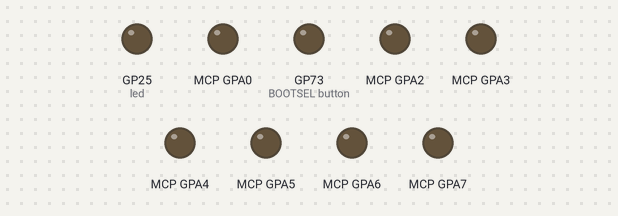
Simulated run of this program. Board: Raspberry Pi Pico running MicroPython. Shown: output pins drawn as LEDs (lit = HIGH). The clock reads 2024-03-15 10:24:30 at power-on unless the program sets it; files the program writes start out absent; the interpreter's speed is modelled, so counts of loop turns are approximate; pins used as bus, display or sensor lines are not drawn; what the program prints to the serial console is not drawn.

Above: at 0.04 s.
At 0.9 s:
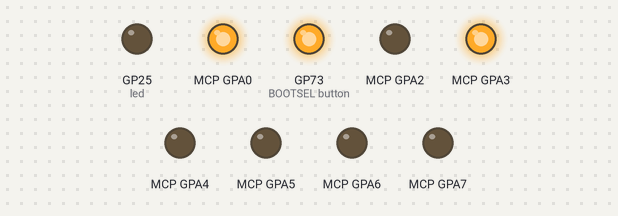
At 1.59 s:
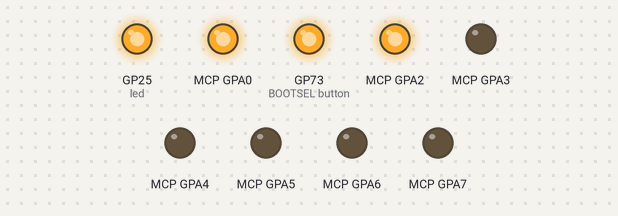
At 2.27 s:
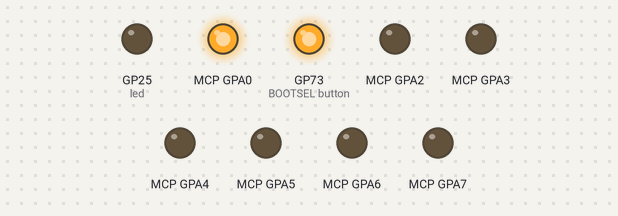
At 3.35 s:
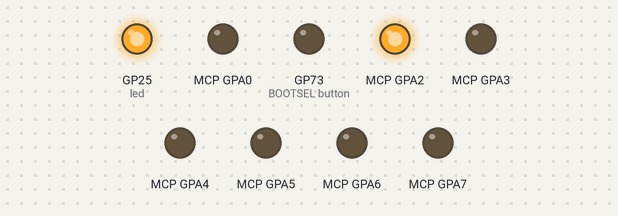
At 4.51 s:
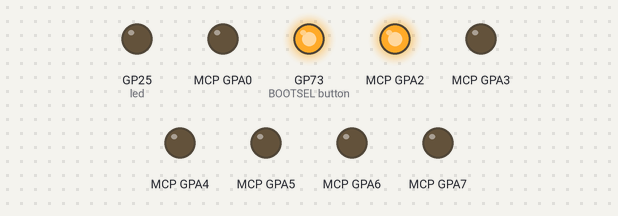
Timing chart, 0 to 4.8 s (numbered marks = the images above):
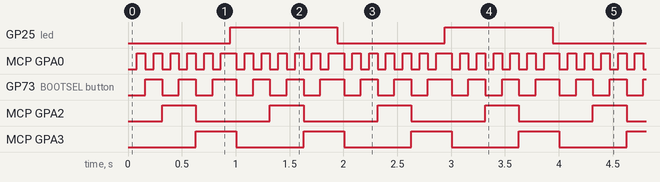

Measured:
- by itself, GP25 (led): alternates HIGH for 1.0 s and LOW for 1.0 s
- by itself, MCP GPA0: repeats every 1.0 s: 4 × (LOW 0.08 s, HIGH 0.08 s), LOW 0.08 s, HIGH 0.14 s, LOW 0.08 s, HIGH 0.08 s
- by itself, GP73 (BOOTSEL button): alternates HIGH for 0.16 s and LOW for 0.16 s
- by itself, MCP GPA2: alternates HIGH for 0.31 s and LOW for 0.69 s
- by itself, MCP GPA3: alternates HIGH for 0.38 s and LOW for 0.62 s

The program:

main.py
```python
# main.py  --  runs automatically when the Pico powers up.
#
# This is the Pico's equivalent of the systemd auto-start on the Zero W: whatever
# is in main.py executes on boot. Keeping it a one-liner means all the real logic
# stays in logger.py, and you can still stop/inspect from the REPL.
#
# To run the wiring self-test instead of logging, comment out the two lines below
# and, from the REPL (e.g. Thonny), type:  import selftest

import logger
logger.main()
```

logger.py
```python
#!/usr/bin/env micropython
# logger.py  --  headless 12-device chronoamperometry logger (Raspberry Pi Pico)
#
# MicroPython port of the AIRBORNE logger.py (was Raspberry Pi Zero W / Python 3).
# Holds all 12 devices at +0.5 V and logs current once per second to two CSV files
# on an SD card. No GUI. The onboard LED blinks as a "running" heartbeat. Launched
# automatically on boot by main.py.
#
# What changed from the Zero W version, and why:
#   smbus / spidev            -> machine.I2C / machine.SPI    (in var.py / settings.py)
#   systemd auto-start        -> main.py (MicroPython runs it on boot)
#   /sys/class/leds LED        -> machine.Pin(25) onboard LED
#   signal (SIGTERM/SIGINT)   -> try/except KeyboardInterrupt (Ctrl-C in the REPL)
#   csv module                -> rows written by hand (",".join)
#   datetime                  -> time.localtime()  (see CLOCK note)
#   time.monotonic            -> time.ticks_ms + accumulated elapsed (wrap-safe)
#   os.fsync per row          -> f.flush() per row (MicroPython FAT flush = f_sync)
#   data to the Pi's own SD    -> data to an SD-card module on SPI1 (see var.py)

import os
import time
from machine import Pin, SPI

import var
from var import (LOCKWR, LOCKRO, TIA_SETTING, REFCN_BIAS_0V5,
                 MODECN_OP_MODE_3LEADAMPC, MODECN_OP_MODE_DEEPSLEEP,
                 TIACN_TIAG_35_0_RLOAD_010, N_DEVICES, V_REPORT,
                 SD_SCK, SD_MOSI, SD_MISO, SD_CS)
from settings import (init, readadc, raw_to_current, device_ohms,
                      mux_init, mux_select)

# ---------------------------------------------------------------------------
# Tunable run parameters (milliseconds; the Zero W version used seconds)
# ---------------------------------------------------------------------------
SCAN_INTERVAL_MS = 1000    # start-to-start spacing of each 12-device scan
SETTLE_MS        = 3       # pause after switching mux channel before reading
AVG_WINDOW_MS    = 75      # per device: read back-to-back this long, then average
#   (SETTLE_MS + AVG_WINDOW_MS) x 12 ~= 936 ms, leaving margin in the 1 s interval.
#   The window spans several 50/60 Hz mains cycles (rejects hum); the read COUNT
#   inside it beats down random noise ~sqrt(N). Startup prints reads/device.

OUTPUT_DIR = "/sd/Results"
SD_MOUNT   = "/sd"

PRINT_TO_TERMINAL = True    # aligned table over USB serial; harmless if untethered
TERM_HEADER_EVERY = 20

LED_PIN = 25                # plain Pico onboard LED (a Pico W would use Pin("LED"))

# ---------------------------------------------------------------------------
# CLOCK: a bare Pico has no real-time clock, so time.localtime() counts from a
# fixed epoch at power-on -- iso_timestamp is boot-relative, not true wall time,
# until you set machine.RTC() or add a DS3231. elapsed_s is ALWAYS exact. Run
# files are numbered, not time-stamped, so a reboot never overwrites a prior run
# even without a real clock.
# ---------------------------------------------------------------------------

RUNNING = True


def iso_now():
    t = time.localtime()
    return "{:04d}-{:02d}-{:02d}T{:02d}:{:02d}:{:02d}".format(
        t[0], t[1], t[2], t[3], t[4], t[5])


class LED:
    def __init__(self, pin):
        try:
            self.p = Pin(pin, Pin.OUT, value=0)
        except Exception:
            self.p = None

    def set(self, on):
        if self.p:
            try:
                self.p.value(1 if on else 0)
            except Exception:
                pass

    def error_blink(self):
        # Fast blink forever = a startup fault (no SD card, bad wiring, etc.).
        while True:
            self.set(True);  time.sleep_ms(100)
            self.set(False); time.sleep_ms(100)


def mount_sd():
    # Needs the standard MicroPython "sdcard.py" driver on the board.
    import sdcard
    spi_sd = SPI(1, baudrate=1000000,
                 sck=Pin(SD_SCK), mosi=Pin(SD_MOSI), miso=Pin(SD_MISO))
    cs_sd = Pin(SD_CS, Pin.OUT)
    sd = sdcard.SDCard(spi_sd, cs_sd)
    os.mount(sd, SD_MOUNT)


def ensure_dir(path):
    try:
        os.mkdir(path)
    except OSError:
        pass  # already exists


def next_run_index(results_dir):
    # New, unused run number so reboots never overwrite an earlier run.
    try:
        files = os.listdir(results_dir)
    except OSError:
        return 0
    mx = -1
    for fn in files:
        if fn.startswith("chrono_") and fn.endswith(".csv") and "_detail" not in fn:
            try:
                mx = max(mx, int(fn[7:-4]))
            except ValueError:
                pass
    return mx + 1


# Per-row durability. On MicroPython's FAT filesystem, f.flush() maps to FatFs
# f_sync(), which writes the file's data, directory entry and FAT to the card --
# so a power cut costs at most the row in progress. os.sync() (if present) adds a
# belt-and-suspenders block-device flush.
_HAS_SYNC = hasattr(os, "sync")


def durable(files):
    for f in files:
        f.flush()
    if _HAS_SYNC:
        os.sync()


def main():
    led = LED(LED_PIN)

    # --- mount the SD card -------------------------------------------------
    try:
        mount_sd()
    except Exception as e:
        print("SD mount failed:", e)
        print("Check: card inserted; VCC on 5 V (NOT 3.3 V); wiring to SPI1 "
              "(SCK GP{}, MOSI GP{}, MISO GP{}, CS GP{}); sdcard.py on the board."
              .format(SD_SCK, SD_MOSI, SD_MISO, SD_CS))
        led.error_blink()          # never returns

    ensure_dir(OUTPUT_DIR)

    # --- configure the analog front end ------------------------------------
    try:
        mux_init()
        init(LOCKWR, TIA_SETTING, REFCN_BIAS_0V5, MODECN_OP_MODE_3LEADAMPC)
    except OSError as e:
        print("Front-end init failed (LMP @0x48 / MCP @0x{:02x} on I2C):"
              .format(var.MCP_ADDR), e)
        led.error_blink()          # never returns

    # --- open the two output files -----------------------------------------
    idx = next_run_index(OUTPUT_DIR)
    fname_main = "{}/chrono_{:04d}.csv".format(OUTPUT_DIR, idx)
    fname_detail = "{}/chrono_{:04d}_detail.csv".format(OUTPUT_DIR, idx)

    hdr_main = ["iso_timestamp", "elapsed_s"]
    hdr_detail = ["iso_timestamp", "elapsed_s"]
    for d in range(N_DEVICES):
        hdr_main.append("dev{:02d}_current_uA".format(d))
        hdr_detail += ["dev{:02d}_raw".format(d),
                       "dev{:02d}_actual_uA".format(d),
                       "dev{:02d}_R_ohm".format(d)]

    f_main = open(fname_main, "w")
    f_detail = open(fname_detail, "w")
    f_main.write(",".join(hdr_main) + "\n")
    f_detail.write(",".join(hdr_detail) + "\n")
    durable((f_main, f_detail))
    print("Logging to", fname_main)
    print("       and", fname_detail)

    # --- main loop ---------------------------------------------------------
    last = time.ticks_ms()
    elapsed_ms = 0
    reported = False
    scan = 0

    try:
        while RUNNING:
            cycle_start = time.ticks_ms()
            # wrap-safe accumulated elapsed (per-scan deltas are ~1 s, always valid)
            elapsed_ms += time.ticks_diff(cycle_start, last)
            last = cycle_start
            elapsed_s = elapsed_ms / 1000.0
            ts = iso_now()

            row_main = [ts, "{:.3f}".format(elapsed_s)]
            row_detail = [ts, "{:.3f}".format(elapsed_s)]
            raws = []
            ohms = []
            reads_dev0 = 0

            for dev in range(N_DEVICES):
                mux_select(dev)
                if SETTLE_MS > 0:
                    time.sleep_ms(SETTLE_MS)
                # Read back-to-back for AVG_WINDOW_MS and average all reads taken.
                acc = 0
                n = 0
                w0 = time.ticks_ms()
                while time.ticks_diff(time.ticks_ms(), w0) < AVG_WINDOW_MS:
                    acc += readadc()
                    n += 1
                raw_mean = acc / n if n else 0
                _v, current_uA = raw_to_current(raw_mean)
                r_ohm = device_ohms(current_uA, dev)
                i_corr = None if (r_ohm is None or r_ohm <= 0) else V_REPORT / r_ohm * 1e6

                row_main.append("" if i_corr is None else "{:.4f}".format(i_corr))
                row_detail.append(str(round(raw_mean)))
                row_detail.append("{:.4f}".format(current_uA))
                row_detail.append("" if r_ohm is None else "{:.1f}".format(r_ohm))
                raws.append(round(raw_mean))
                ohms.append(r_ohm)
                if dev == 0:
                    reads_dev0 = n

            if not reported:
                print("~{} reads/device averaged per {} ms window"
                      .format(reads_dev0, AVG_WINDOW_MS))
                reported = True

            f_main.write(",".join(row_main) + "\n")
            f_detail.write(",".join(row_detail) + "\n")
            durable((f_main, f_detail))

            if PRINT_TO_TERMINAL:
                if scan % TERM_HEADER_EVERY == 0:
                    print("{:>7}  {}".format("elapsed", "  ".join(
                        "{:^12}".format("dev{:02d}".format(d)) for d in range(N_DEVICES))))
                    print("{:>7}  {}".format("(s)", "  ".join(
                        "{:^12}".format("raw|ohm") for _ in range(N_DEVICES))))
                cells = "  ".join(
                    "{:>6d}|{:>5}".format(
                        raws[d], "open" if ohms[d] is None else "{:.0f}".format(ohms[d]))
                    for d in range(N_DEVICES))
                print("{:>7.1f}  {}".format(elapsed_s, cells))
            scan += 1

            led.set(scan % 2)

            dt = time.ticks_diff(time.ticks_ms(), cycle_start)
            if dt < SCAN_INTERVAL_MS:
                time.sleep_ms(SCAN_INTERVAL_MS - dt)

    except KeyboardInterrupt:
        pass
    finally:
        try:
            for f in (f_main, f_detail):
                f.flush()
                f.close()
            if _HAS_SYNC:
                os.sync()
        except Exception:
            pass
        # Park the front end in deep sleep.
        try:
            init(LOCKRO, TIACN_TIAG_35_0_RLOAD_010, REFCN_BIAS_0V5,
                 MODECN_OP_MODE_DEEPSLEEP)
        except Exception:
            pass
        led.set(False)
        try:
            os.umount(SD_MOUNT)
        except Exception:
            pass
        print("Stopped cleanly.")


if __name__ == "__main__":
    main()
```

var.py
```python
# var.py  --  MicroPython (Raspberry Pi Pico) port of the AIRBORNE var.py
#
# Hardware config + constants for the headless 12-device chronoamperometry
# logger. Opens the shared I2C bus (LMP91000 + MCP23017) and the ADC's SPI bus,
# and defines every register / calibration value used by settings.py and
# logger.py. Ported from the Raspberry Pi Zero W version; the calibration
# numbers (bias, gain, series-R) are carried over UNCHANGED.
#
# ---------------------------------------------------------------------------
# WIRING -- set these GP numbers to match how the board is actually wired.
# The RP2040 has two I2C and two SPI peripherals; the SD card MUST live on the
# *other* SPI bus (SPI1) so it never contends with the ADC on SPI0.
#
#   Signal        Bus     Pico pin   Peripheral
#   -----------   -----   --------   -----------------------------------
#   SDA           I2C0    GP8        LMP91000 (0x48) + MCP23017 (0x27)
#   SCL           I2C0    GP9        (shared bus)
#   ADC SCLK      SPI0    GP18       LMP91000EVM ADC161S626
#   ADC MOSI      SPI0    GP19
#   ADC MISO      SPI0    GP16
#   ADC CS        gpio    GP17       (was CE0 on the Pi; toggled manually now)
#   SD  SCLK      SPI1    GP10       SD card module   <-- used by logger.py
#   SD  MOSI      SPI1    GP11
#   SD  MISO      SPI1    GP12
#   SD  CS        gpio    GP13
#
# POWER (standard 5 V USB powerbank -> Pico micro-USB; NO boost converter needed):
#   5 V rail = VBUS (pin 40, the micro-USB input voltage):
#       ADC analog supply (EVM 5 V pin)  AND  SD module VCC.
#     - the ADC161S626 needs 4.5-5.5 V on its analog supply.
#     - the SD module in use is the 5 V type, so its VCC comes from 5 V too, NOT
#       3.3 V (at 3.3 V its regulator browns the card out).
#   3.3 V rail = Pico 3V3(OUT) pin:  LMP91000, MCP23017, CD74HC4067 mux.
# ---------------------------------------------------------------------------

from machine import Pin, I2C, SPI

# ---- I2C: shared by the LMP91000 and the MCP23017 mux driver ----
I2C_ID  = 0
SDA_PIN = 8
SCL_PIN = 9
i2c = I2C(I2C_ID, sda=Pin(SDA_PIN), scl=Pin(SCL_PIN), freq=400000)

address = 0x48             # LMP91000 (analog front end)

# ---- SPI0: ADC161S626 on the LMP91000EVM ----
# The Pi used spidev with spi.mode = 1  ->  CPOL=0, CPHA=1  (polarity=0, phase=1).
# Chip-select is a plain GPIO toggled by hand (the kernel used to manage CE0).
ADC_SCK, ADC_MOSI, ADC_MISO, ADC_CS = 18, 19, 16, 17
spi = SPI(0, baudrate=1000000, polarity=0, phase=1,
          sck=Pin(ADC_SCK), mosi=Pin(ADC_MOSI), miso=Pin(ADC_MISO))
cs = Pin(ADC_CS, Pin.OUT, value=1)

# ---- SD card SPI bus pins (the bus + mount live in logger.py; the pin numbers
#      are kept here so all wiring is defined in one place). Keep OFF SPI0.
#      Module VCC = 5 V from VBUS (see POWER note above), GND to common ground. ----
SD_SCK, SD_MOSI, SD_MISO, SD_CS = 10, 11, 12, 13

# ===========================================================================
# LMP91000 register configuration  (unchanged from the Zero W version)
# ===========================================================================
LOCKWR = '00000000'        # unlock TIACN/REFCN for writing
LOCKRO = '00000001'        # lock them (read-only)

# Transimpedance gain: lowest internal gain, 2.75 kOhm, so VOUT stays under the
# rail at the LMP's ~750 uA drive ceiling.
TIACN_TIAG_2_75_RLOAD_010 = '00000100'   # R_TIA = 2.75 kOhm, R_LOAD = 10 ohm
TIACN_TIAG_7_00_RLOAD_010 = '00001100'   # R_TIA = 7 kOhm
TIACN_TIAG_35_0_RLOAD_010 = '00010100'   # R_TIA = 35 kOhm (idle/deep-sleep config)
TIA_SETTING = TIACN_TIAG_2_75_RLOAD_010  # <-- active gain (keep in sync with R_TIA)

# Constant applied bias: +0.5 V, internal zero at 20% of VREF (0.5 V).
#   byte 10011011: REF_SOURCE=1(ext), INT_Z=00(20%), BIAS_SIGN=1(+), BIAS=1011(20%)
REFCN_BIAS_0V5 = '10011011'

MODECN_OP_MODE_3LEADAMPC = '00000011'    # 3-lead amperometric (2-wire via jumper)
MODECN_OP_MODE_DEEPSLEEP = '00000000'    # idle / shutdown

# ===========================================================================
# ADC -> current conversion constants
# ===========================================================================
VREF = 2.5                 # LMP91000 reference (V)
VA = 5.0                   # single analog supply (V)
ADC_BITS = 16
BR = (2 ** ADC_BITS) - 1                 # 65535
SPAN = VA - (VREF / (2 ** ADC_BITS))     # full-scale span
INT_ZERO_V = 0.20 * VREF                 # internal-zero rest voltage (0.5 V)
R_TIA = 2750               # ohms; MUST match TIA_SETTING's gain

# ===========================================================================
# Series-resistance correction (mux R_on + wiring), per SETUP.md calibration
# ===========================================================================
V_EFF = 0.512              # effective loop bias (V) at 0.5 V nominal
I_FLOOR_UA = 0.5           # below this a channel is treated as open
V_REPORT = 0.5             # voltage the main log reports current at (SMU-equivalent)
R_SERIES = [435, 447, 441, 446, 431, 437,   # ch0-5
            439,                             # ch6
            433,                             # ch7
            435,                             # ch8
            431, 443, 432]                   # ch9-11

# ===========================================================================
# MCP23017 I2C GPIO expander -> CD74HC4067 mux address lines
# ===========================================================================
MCP_ADDR = 0x27            # A2/A1/A0 all high
MCP_IODIRA = 0x00          # Port A direction register (0 = output)
MCP_GPIOA = 0x12           # Port A output register
N_DEVICES = 12             # devices on mux channels 0..11
```

Source omitted: settings.py (3126 bytes)
